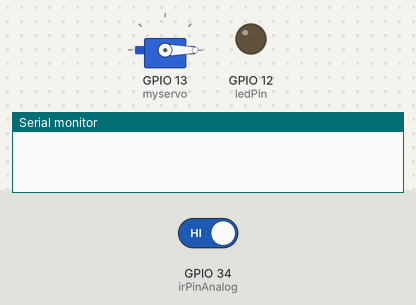
This sketch was run on a simulated ESP32. On the bench: servo, output pins drawn as LEDs (lit = HIGH), the last lines printed to the serial monitor. The test bench sets the inputs (shaded band); at power-on: GPIO 34 (irPinAnalog) HIGH.

Above: at 1.2 s.
1.3 s: GPIO 34 (irPinAnalog) driven LOW
At 1.45 s:
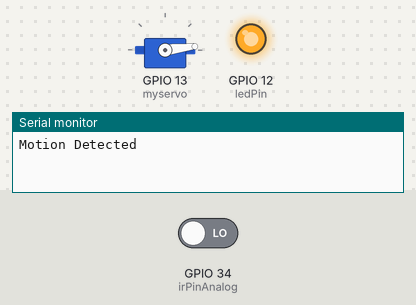
At 2.05 s:
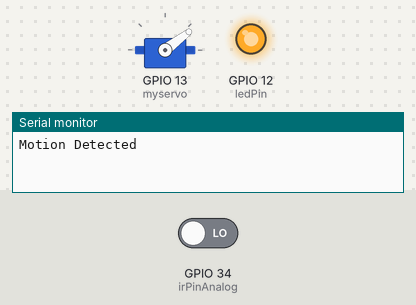
4.3 s: GPIO 34 (irPinAnalog) driven HIGH
At 6.07 s:
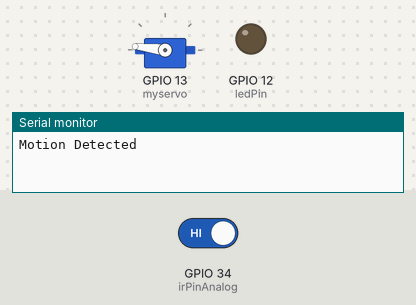
Timing chart, 0 to 11.0 s (numbered marks = the images above; inputs shaded):
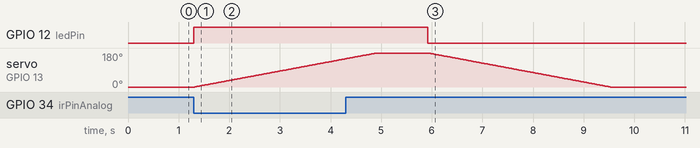

Measured:
- after the input at 1.3 s, GPIO 12 (ledPin): LOW → HIGH at once; servo on GPIO 13 (myservo): moves from 0° to 149° over 3.0 s, starting at once
- after the input at 4.3 s, GPIO 12 (ledPin): HIGH → LOW after 1.6 s

The sketch:

automatic_door_digital.ino
```cpp
#include <ESP32Servo.h>
Servo myservo;

int ledPin = 12;
int irPinDigital = 2;
int irPinAnalog = 34;
int irStat=0;
int pos = 0;

void setup() {
 pinMode(ledPin, OUTPUT);
 pinMode(irPinDigital, INPUT);
 pinMode(irPinAnalog, INPUT);
 myservo.write(0);
 myservo.attach(13);
 Serial.begin(115200);
}

void loop(){

   irStat = digitalRead(irPinAnalog);

  if (irStat== 0){
   digitalWrite(ledPin, HIGH);

   Serial.println("Motion Detected");

   if(pos <= 0) {
     for (pos = 0; pos <= 180; pos++) {
      myservo.write(pos);
      delay(20);
     }
     delay(1000);
   }

 }
 if(irStat== 1 & pos >= 180) {
 digitalWrite(ledPin, LOW);
     for (pos = 180; pos >= 0; pos--) {
        myservo.write(pos);
        delay(20);
     }
 }
}
```
